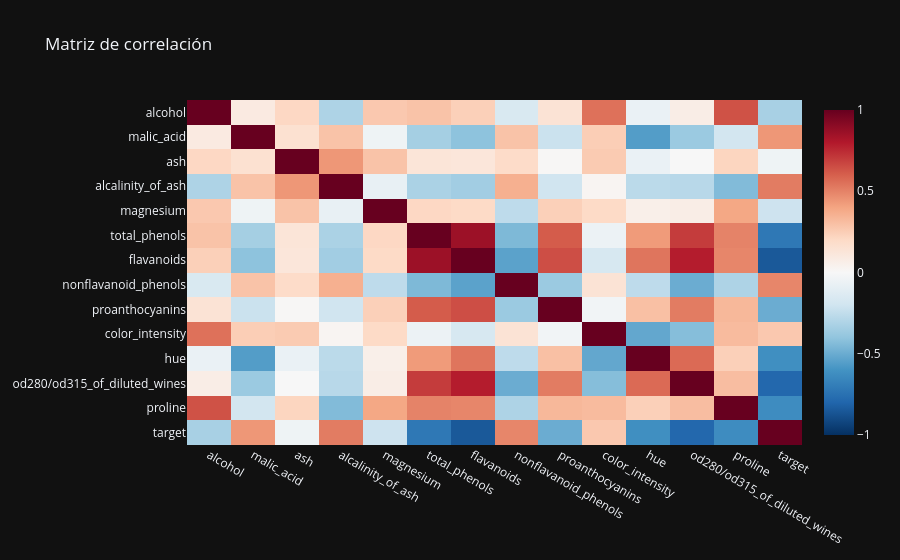

Notebook code for this chart:
### Code cell
# 2.6 Matriz de correlación (numéricas)
num_cols = df.select_dtypes(include='number').columns.tolist()
if len(num_cols) >= 2:
    corr = df[num_cols].corr(numeric_only=True).round(2)
    fig = px.imshow(corr, color_continuous_scale='RdBu_r', zmin=-1, zmax=1, aspect='auto',
                    text_auto=(len(num_cols) <= 12), title='Matriz de correlación')
    fig.show()
else:
    print('Pocas numéricas para correlación.')

### Figure 1 — Plotly figure (JSON) as saved in the notebook; plotly's stock layout.template omitted (floating-point values rounded to 4 significant figures; data arrays with more than 128 entries replaced by an {"elided": "..."} marker saying what was removed)
{"data": [{"coloraxis": "coloraxis", "hovertemplate": "x: %{x}<br>y: %{y}<br>color: %{z}<extra></extra>", "name": "0", "type": "heatmap", "x": ["alcohol", "malic_acid", "ash", "alcalinity_of_ash", "magnesium", "total_phenols", "flavanoids", "nonflavanoid_phenols", "proanthocyanins", "color_intensity", "hue", "od280/od315_of_diluted_wines", "proline", "target"], "xaxis": "x", "y": ["alcohol", "malic_acid", "ash", "alcalinity_of_ash", "magnesium", "total_phenols", "flavanoids", "nonflavanoid_phenols", "proanthocyanins", "color_intensity", "hue", "od280/od315_of_diluted_wines", "proline", "target"], "yaxis": "y", "z": {"elided": "14x14 float values"}}], "layout": {"coloraxis": {"cmax": 1, "cmin": -1, "colorscale": [[0.0, "rgb(5,48,97)"], [0.1, "rgb(33,102,172)"], [0.2, "rgb(67,147,195)"], [0.3, "rgb(146,197,222)"], [0.4, "rgb(209,229,240)"], [0.5, "rgb(247,247,247)"], [0.6, "rgb(253,219,199)"], [0.7, "rgb(244,165,130)"], [0.8, "rgb(214,96,77)"], [0.9, "rgb(178,24,43)"], [1.0, "rgb(103,0,31)"]]}, "title": {"text": "Matriz de correlación"}, "xaxis": {"anchor": "y", "domain": [0.0, 1.0]}, "yaxis": {"anchor": "x", "autorange": "reversed", "domain": [0.0, 1.0]}}}
